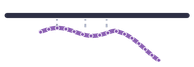
#> input picture notebooks/graphs/article/fig1_assets/weak_hybridization.png, 194 x 67 px, shrunk from 758 x 264 before the run; the run also reads 1 picture not shown here
$ python fig1_overview.py
#> lines starting #> are read from the running program, lines starting #| are printed output that depends on the picture; pictures that were not available may be replaced by others from this repository, and a replacement may not be noted
### notebooks/graphs/consts.py
"""Shared output paths, palette, style and save helper for the graphs.

Code stays in graphs/<area>/...  ;  rendered figures go to graphs/out/<category>/
as <name>.png (transparent) plus a brief <name>.txt caption (paper figure legend).

Usage in a script:
    import sys; from pathlib import Path
    sys.path.insert(0, str(Path(__file__).resolve().parents[N]))   # N = depth up to graphs/
    from consts import save, style, ACCENT, BLUE, GREY, INK
    style(); fig, ax = plt.subplots(...); ...
    save(fig, "raw_features/off_target", "off_target_burden_dose", caption="...")
"""
from pathlib import Path
import matplotlib.pyplot as plt
from PIL import Image

GRAPHS = Path(__file__).resolve().parent
OUT = GRAPHS / "out"


def _write_white(png_path):
    """Composite a transparent PNG onto a solid white background -> <name>_white.png."""
    im = Image.open(png_path).convert("RGBA")
    bg = Image.new("RGBA", im.size, (255, 255, 255, 255))
    white = png_path.with_name(png_path.stem + "_white.png")
    Image.alpha_composite(bg, im).convert("RGB").save(white)
    return white

ACCENT, BLUE, GREY, INK = "#E4572E", "#2E86AB", "#9AA5B1", "#1a1a1a"


def style():
    """House style with a transparent canvas (figure + axes)."""
    plt.rcParams.update({
        "font.family": "sans-serif", "font.size": 11,
        "axes.spines.top": False, "axes.spines.right": False,
        "axes.edgecolor": "#444",
        "figure.facecolor": "none", "axes.facecolor": "none", "savefig.facecolor": "none",
    })


def save(fig, category, name, caption=None, dpi=300):
    """Save a transparent PNG (and optional Markdown caption) under graphs/out/<category>/."""
    d = OUT / category
    d.mkdir(parents=True, exist_ok=True)
    fig.savefig(d / f"{name}.png", dpi=dpi, bbox_inches="tight", transparent=True)
    _write_white(d / f"{name}.png")                       # also a white-background copy
    if caption is not None:
        (d / f"{name}.md").write_text(caption.strip() + "\n")
    plt.close(fig)
    print("wrote", (d / f"{name}.png").relative_to(GRAPHS))

### notebooks/graphs/article/fig1_overview.py
"""Fig 1 — study overview (DRAFT).

a) Conceptual schematic: a gapmer ASO hybridizes its target transcript and directs RNase H1 cleavage; the
   determinants of knockdown efficacy (hybridization, accessibility, off-target, RNase-H1, delivery, toxicity)
   are the signals TAUSO learns to rank candidate ASOs.
b) Pipeline: Data (ASO Atlas -> filtered gapmers -> per-ASO feature classes) -> Model (XGBoost, within-
   experiment ranking objective, gene-grouped CV, per-ASO features) -> Application (rank / design / benchmark;
   MD refinement of top candidates).

Panel-a artwork lives beside this file in fig1_assets/ (self-contained; no external paths).

Run: python fig1_overview.py
"""
import sys
from pathlib import Path
import matplotlib

matplotlib.use("Agg")
import matplotlib.pyplot as plt
from matplotlib.patches import FancyBboxPatch, FancyArrowPatch, Ellipse, Arc, Circle, Wedge
from matplotlib.offsetbox import OffsetImage, AnnotationBbox

sys.path.insert(0, str(Path(__file__).resolve().parents[1]))     # graphs/ for consts
from consts import save, style, ACCENT, BLUE, GREY, INK

# ================================= TWEAK ME =================================
SOURCE   = "ASO Atlas"          # data source name (matches the text; NOT "OligoAtlas")
RAW_N    = "178,624"            # raw ASO–target knockdown measurements
FILT_N   = "143,904"            # after filtering to strict gapmers (v15 averaged table)
N_FEAT   = "485"                # deployed per-ASO features (all non-zero-variance)
GENE_OBJ = "within-experiment ranking"   # the clean_exp objective, in plain words

# panel a — accessibility showcase: open (accessible) vs closed (inaccessible) target illustrations
ASSETS = Path(__file__).resolve().parent / "fig1_assets"
ACCESS_IMGS = (ASSETS / "accessible_target.png", ASSETS / "inaccessible_target.png")
ACCESS_ZOOM = 0.072       # thumbnail size of the accessibility insets
HYBR_IMGS = (ASSETS / "weak_hybridization.png", ASSETS / "hybr_strong.png")   # weak vs strong duplex
HYBR_ZOOM = 0.128         # thumbnail size of the hybridization insets
DELIV_IMGS = (ASSETS / "delivery_lipofection.png", ASSETS / "delivery_electroporation.png",
              ASSETS / "delivery_freeuptake.png")   # lipofection · electroporation · free uptake
DELIV_ZOOM = 0.098        # thumbnail size of the delivery insets
DELIV_LABELS = ["lipofection", "electroporation", "gymnosis"]   # gymnosis = free (gymnotic) uptake
OFFT_IMG = ASSETS / "offtarget.png"          # off-target: target vs off-target gene + "?"
OFFT_ZOOM = 0.10          # thumbnail size of the off-target inset
ASO_IMG = ASSETS / "seq_aso.png"             # lettered gapmer strand for sequence composition & motifs
ASO_ZOOM = 0.166          # thumbnail size of the sequence strand (spans the row)

# panel b — feature classes (per-ASO), model card, applications
FEATURE_CLASSES = [
    "Sequence & chemistry", "Hybridization thermodynamics", "Target accessibility",
    "Off-target burden", "RBP / protein context", "Toxicity / liability",
]
MODEL_LINES = [
    "XGBoost gradient-boosted trees",
    f"Objective: {GENE_OBJ}",
    "Gene-grouped cross-validation",
    f"{N_FEAT} per-ASO features",
    "Tuned, regularized parameters",
]
APP_LINES = [
    "Rank & prioritize candidate ASOs",
    "Design new ASOs (e.g. DIAPH3)",
    "Benchmark vs OligoAI",
]
MD_STAGE = "MD refinement of top candidates"   # shown as a distinct downstream stage (dashed = optional)

# colours
GREEN, AMBER, PURPLE = "#3C8C4E", "#C89A2B", "#7B5EA7"
BLUE_L, GREEN_L, AMBER_L, ACCENT_L, GREY_L = "#E7F1F7", "#E9F3EB", "#FAF1DF", "#FBEAE3", "#EEF1F3"
# ===========================================================================


def rbox(ax, x, y, w, h, fc="none", ec=INK, lw=1.3, rad=1.4, ls="-", alpha=1.0, z=1):
    ax.add_patch(FancyBboxPatch((x, y), w, h, boxstyle=f"round,pad=0,rounding_size={rad}",
                                fc=fc, ec=ec, lw=lw, ls=ls, alpha=alpha, zorder=z, mutation_aspect=1.0))


def arrow(ax, xy1, xy2, color=INK, lw=2.2, ms=16, ls="-", z=5):
    ax.add_patch(FancyArrowPatch(xy1, xy2, arrowstyle="-|>", mutation_scale=ms, lw=lw,
                                 color=color, ls=ls, shrinkA=0, shrinkB=0, zorder=z))


def inset_img(ax, path, xy, zoom, z=6, align=(0.5, 0.0)):
    ax.add_artist(AnnotationBbox(OffsetImage(plt.imread(str(path)), zoom=zoom), xy,
                                 frameon=False, box_alignment=align, zorder=z))


# ------------------------------------------------------------------ panel a
def panel_a(ax):
    ax.set_xlim(-4, 104); ax.set_ylim(1, 99); ax.axis("off")
    ax.text(-3, 97.5, "a", fontsize=19, fontweight="bold", va="top")
    ax.text(4, 97.5, "What determines gapmer ASO efficacy", fontsize=13.5, fontweight="bold", va="top", color=INK)

    BF, BE = "#f7f8fa", "#c9d2da"                              # showcase box fill / edge

    # ===== ROW 1: mechanism (cell -> ASO:target duplex -> RNase H1) =====
    rbox(ax, 24, 73, 52, 20, fc=BLUE, ec="#bcd3e2", lw=1.2, rad=3.0, alpha=0.10, z=0)
    yT = 83.0
    for (x0, x1) in [(28, 38), (43, 59), (64, 74)]:
        rbox(ax, x0, yT - 1.3, x1 - x0, 2.6, fc=BLUE, ec=BLUE, rad=0.6, z=2)
    for (a, b) in [(38, 43), (59, 64)]:
        ax.plot([a, b], [yT, yT], color=GREY, lw=1.4, zorder=1)
    ax.text(28, yT - 3.1, "pre-mRNA target", fontsize=8.2, ha="left", va="center", color="#5b6b78")
    aso_x0, aso_x1, yA = 44, 58, 87.6
    rbox(ax, aso_x0, yA - 1.2, aso_x1 - aso_x0, 2.4, fc=ACCENT, ec=ACCENT, rad=0.6, z=3)
    for i in range(7):
        xt = aso_x0 + 1.6 + i * 1.8
        ax.plot([xt, xt], [yT + 1.3, yA - 1.2], color="#6b7885", lw=1.3, zorder=2)   # base-pairing (between the RNAs)
    ax.text(51, yA + 1.8, "gapmer ASO", fontsize=9.6, ha="center", va="bottom", fontweight="bold", color=ACCENT)
    ax.add_patch(Wedge((51, 79.0), 3.5, 122, 58, fc=PURPLE, ec=PURPLE, lw=1.0, alpha=0.85, zorder=2))  # RNase H1 (pac-man)
    ax.text(51, 74.0, "RNase H1", fontsize=8.2, ha="center", va="center", color=PURPLE, fontweight="bold")
    arrow(ax, (51, 80.9), (51, 81.9), color=PURPLE, lw=1.6, ms=11)          # cleavage

    # ===== ROW 2: determinants — Hybridization | Off-target | Accessibility =====
    rbox(ax, 1, 51, 29, 17.5, fc=BF, ec=BE, lw=1.1, rad=1.6, z=0)
    ax.text(15.5, 66.4, "Hybridization affinity", fontsize=9.6, ha="center", va="center", fontweight="bold", color=INK)
    inset_img(ax, HYBR_IMGS[0], (15.5, 61), HYBR_ZOOM, align=(0.5, 0.5))
    inset_img(ax, HYBR_IMGS[1], (15.5, 55), HYBR_ZOOM, align=(0.5, 0.5))
#> call 2 of inset_img, with xy = (15.5, 55), zoom = 0.128, z = 6, align = (0.5, 0.5)
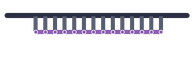
#> input picture notebooks/graphs/article/fig1_assets/hybr_strong.png, 194 x 67 px, shrunk from 758 x 264 before the run

    rbox(ax, 33.5, 51, 31, 17.5, fc=BF, ec=BE, lw=1.1, rad=1.6, z=0)
    ax.text(49, 66.4, "Off-target", fontsize=9.6, ha="center", va="center", fontweight="bold", color=INK)
    inset_img(ax, OFFT_IMG, (49, 57.5), OFFT_ZOOM, align=(0.5, 0.5))
#> call 3 of inset_img, with xy = (49, 57.5), zoom = 0.1, z = 6, align = (0.5, 0.5)
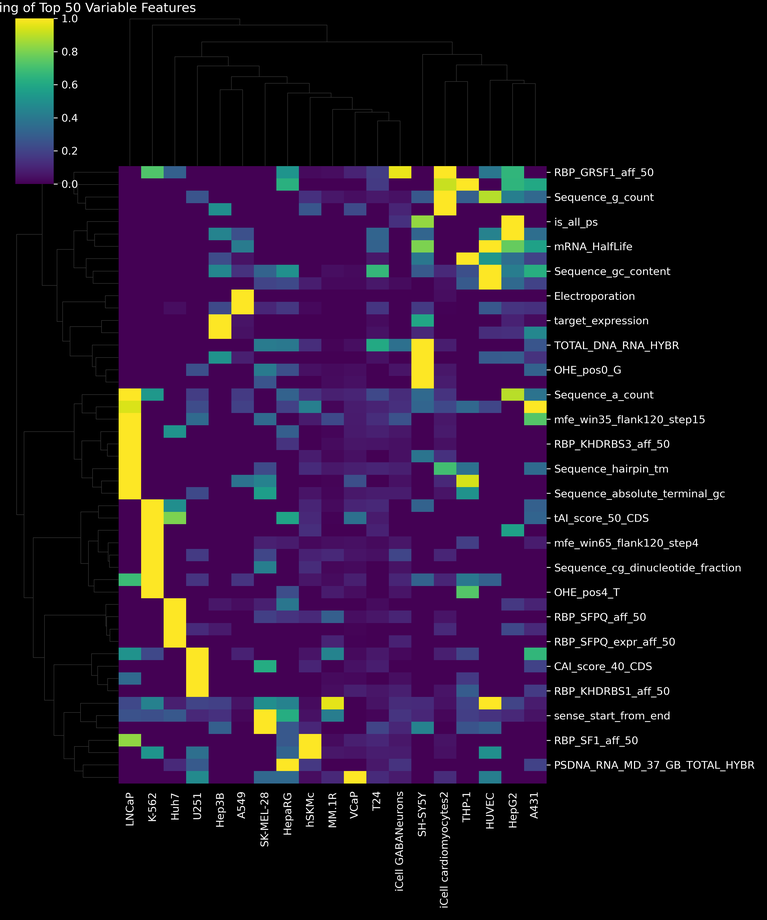
#> input picture notebooks/models/SpecialOligoModel/Hierarchical_Clustermap.png, 767 x 920 px, shrunk from 3000 x 3600 before the run, given in place of offtarget.png, which was not available
    ax.text(36.5, 64.2, "✗", fontsize=15, ha="center", va="center", color="#C0392B", fontweight="bold", zorder=8)
    ax.text(61.5, 64.2, "✓", fontsize=15, ha="center", va="center", color=GREEN, fontweight="bold", zorder=8)

    rbox(ax, 68, 51, 30, 17.5, fc=BF, ec=BE, lw=1.1, rad=1.6, z=0)
    ax.text(83, 66.4, "Accessibility", fontsize=9.6, ha="center", va="center", fontweight="bold", color=INK)
    inset_img(ax, ACCESS_IMGS[0], (77, 53), ACCESS_ZOOM)
#> call 4 of inset_img, with xy = (77, 53), zoom = 0.072, z = 6, align = (0.5, 0)
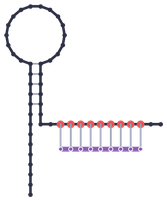
#> input picture notebooks/graphs/article/fig1_assets/accessible_target.png, 167 x 201 px, shrunk from 655 x 785 before the run
    inset_img(ax, ACCESS_IMGS[1], (89, 53), ACCESS_ZOOM)
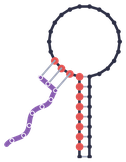
#> input picture notebooks/graphs/article/fig1_assets/inaccessible_target.png, 126 x 162 px, shrunk from 493 x 632 before the run

    # ===== ROW 3: delivery — one box per method (same x-extent as the determinant row) =====
    for (x0, x1), img, lbl in zip([(1, 30), (33.5, 64.5), (68, 98)], DELIV_IMGS, DELIV_LABELS):
        cx = (x0 + x1) / 2
        rbox(ax, x0, 27, x1 - x0, 20, fc=BF, ec=BE, lw=1.1, rad=1.6, z=0)
        ax.text(cx, 44.5, lbl.capitalize(), fontsize=9.6, ha="center", va="center", fontweight="bold", color=INK)
        inset_img(ax, img, (cx, 35.0), DELIV_ZOOM, align=(0.5, 0.5))
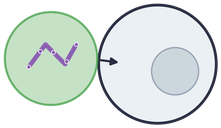
#> input picture notebooks/graphs/article/fig1_assets/delivery_lipofection.png, 221 x 128 px, shrunk from 866 x 499 before the run

    # ===== ROW 4: sequence composition & motifs — full-width strand -> feature calculations =====
    rbox(ax, 1, 3, 97, 21, fc=BF, ec=BE, lw=1.1, rad=1.6, z=0)
    ax.text(49.5, 21.6, "Sequence composition & motifs", fontsize=9.6, ha="center", va="center", fontweight="bold", color=INK)
    inset_img(ax, ASO_IMG, (49, 8.5), ASO_ZOOM, align=(0.5, 0.5))              # strand spans the row
    rbox(ax, 66, 14.6, 30, 5.0, fc="white", ec=BLUE, lw=1.2, rad=1.3, z=4)     # feature-calculations node (upper-right)
    ax.text(81, 17.1, "Feature calculations", fontsize=9.0, ha="center", va="center", fontweight="bold", color=BLUE, zorder=5)
    arrow(ax, (81, 12.7), (81, 14.4), color=GREY, lw=1.6, ms=12)              # strand -> feature calculations


# ------------------------------------------------------------------ panel b
def panel_b(ax):
    ax.set_xlim(0, 100); ax.set_ylim(0, 100); ax.axis("off")
    ax.text(1, 99, "b", fontsize=19, fontweight="bold", va="top")
    ax.text(6, 98, "The TAUSO pipeline", fontsize=13.5, fontweight="bold", va="top", color=INK)

    cols = [(3, 31, "DATA", BLUE, BLUE_L), (36, 64, "MODEL", GREEN, GREEN_L),
            (69, 97, "APPLICATION", AMBER, AMBER_L)]
    for (x0, x1, head, c, cl) in cols:
        rbox(ax, x0, 5, x1 - x0, 82, fc=cl, ec=c, lw=1.5, rad=1.6, z=1)          # container
        rbox(ax, x0, 88, x1 - x0, 6.5, fc=c, ec=c, rad=1.2, z=2)                 # header bar
        ax.text((x0 + x1) / 2, 91.3, head, fontsize=12, ha="center", va="center",
                color="white", fontweight="bold", zorder=3)

    # inter-column flow arrows
    arrow(ax, (31, 46), (36, 46), color=INK, lw=2.4, ms=17)
    arrow(ax, (64, 46), (69, 46), color=INK, lw=2.4, ms=17)

    # ---- DATA column
    cx = 17
    ax.text(cx, 83, SOURCE, fontsize=11.5, ha="center", fontweight="bold", color=BLUE)
    ax.text(cx, 79.5, f"{RAW_N} ASO–target\nknockdown measurements", fontsize=8.8, ha="center", va="top", color=INK)
    arrow(ax, (cx, 73.5), (cx, 71), color=GREY, lw=1.6, ms=12)
    ax.text(cx, 70, "filter → strict gapmers", fontsize=9, ha="center", va="top", color="#5b6b78", style="italic")
    ax.text(cx, 66.5, f"{FILT_N} ASOs", fontsize=10.5, ha="center", va="top", fontweight="bold", color=INK)
    arrow(ax, (cx, 62.5), (cx, 60), color=GREY, lw=1.6, ms=12)
    ax.text(cx, 59, "gene-grouped\ntrain / test split", fontsize=8.8, ha="center", va="top", color=INK)
    rbox(ax, 4, 10, 26, 40, fc="white", ec=BLUE, lw=1.1, rad=1.2, z=2)
    ax.text(cx, 47, "Features per ASO", fontsize=9.4, ha="center", va="top", fontweight="bold", color=BLUE)
    for i, f in enumerate(FEATURE_CLASSES):
        ax.text(6.0, 42.5 - i * 5.4, "•", fontsize=10, ha="left", va="top", color=BLUE)
        ax.text(8.0, 42.5 - i * 5.4, f, fontsize=8.0, ha="left", va="top", color=INK)

    # ---- MODEL column
    mx = 50
    for i, line in enumerate(MODEL_LINES):
        y = 74 - i * 12.5
        strong = i == 0
        rbox(ax, 37, y - 4.4, 26, 8.8, fc="white", ec=GREEN if strong else "#bcd6c2",
             lw=1.5 if strong else 1.0, rad=1.2, z=2)
        ax.text(mx, y, line, fontsize=8.6 if strong else 8.2, ha="center", va="center",
                color=INK, fontweight="bold" if strong else "normal", zorder=3)
        if i < len(MODEL_LINES) - 1:
            ax.plot([mx, mx], [y - 4.4, y - 8.1], color="#bcd6c2", lw=1.2, zorder=1)

    # ---- APPLICATION column
    ax_ = 83
    for i, line in enumerate(APP_LINES):
        y = 74 - i * 12
        rbox(ax, 70, y - 4.4, 26, 8.8, fc="white", ec=AMBER, lw=1.2, rad=1.2, z=2)
        ax.text(ax_, y, line, fontsize=8.3, ha="center", va="center", color=INK, zorder=3)
    # MD as a distinct, optional (dashed) downstream refinement stage
    rbox(ax, 70, 22, 26, 9.5, fc="white", ec=PURPLE, lw=1.4, rad=1.2, ls=(0, (4, 2)), z=2)
    ax.text(ax_, 26.8, MD_STAGE, fontsize=8.2, ha="center", va="center", color=PURPLE, fontweight="bold", zorder=3)
    arrow(ax, (ax_, 33.6), (ax_, 31.5), color=PURPLE, lw=1.4, ms=11, ls="-")
    ax.text(ax_, 15, "prioritized, validated\nASO candidates", fontsize=8.6, ha="center", va="center",
            color="#7a5c12", style="italic", zorder=3)


style()
fig = plt.figure(figsize=(11.5, 16.5))
gs = fig.add_gridspec(2, 1, height_ratios=[1.6, 1.0], hspace=0.05)
panel_a(fig.add_subplot(gs[0]))
panel_b(fig.add_subplot(gs[1]))

CAPTION = f"""
**Figure 1. Study overview.**
(a) A gapmer antisense oligonucleotide (ASO) hybridizes to its target transcript and recruits RNase H1, which
cleaves the RNA:DNA duplex to knock down the target. Knockdown efficacy is governed by several competing
determinants — hybridization affinity, local target accessibility (RNA secondary structure), off-target
hybridization, RNase-H1 recruitment, cellular delivery/uptake, and sequence-related toxicity liabilities.
TAUSO learns these signals to rank candidate ASOs by predicted knockdown.
(b) Pipeline. Data: {RAW_N} ASO–target measurements from the {SOURCE}, filtered to {FILT_N} strict gapmers,
split by gene into train/test; each ASO is described by six feature classes. Model: XGBoost gradient-boosted
trees trained on a {GENE_OBJ} objective with gene-grouped cross-validation; {N_FEAT} per-ASO features and
tuned, regularized parameters define the final model. Application: ranking and design of candidate ASOs
(e.g. DIAPH3), benchmarking against OligoAI, and molecular-dynamics refinement of the top candidates.
"""
VEC = Path(__file__).resolve().parents[1] / "out" / "article"
VEC.mkdir(parents=True, exist_ok=True)
for ext in ("svg", "pdf"):                                    # editable vector copies (Inkscape / Illustrator)
    fig.savefig(VEC / f"fig1_overview.{ext}", bbox_inches="tight", transparent=True)
    print("wrote", (VEC / f"fig1_overview.{ext}").name)
#> this loop made 2 passes
#> pass 1, `fig.savefig(VEC / f"fig1_overview.{ext}", bbox_inches="tight", transpa..`:
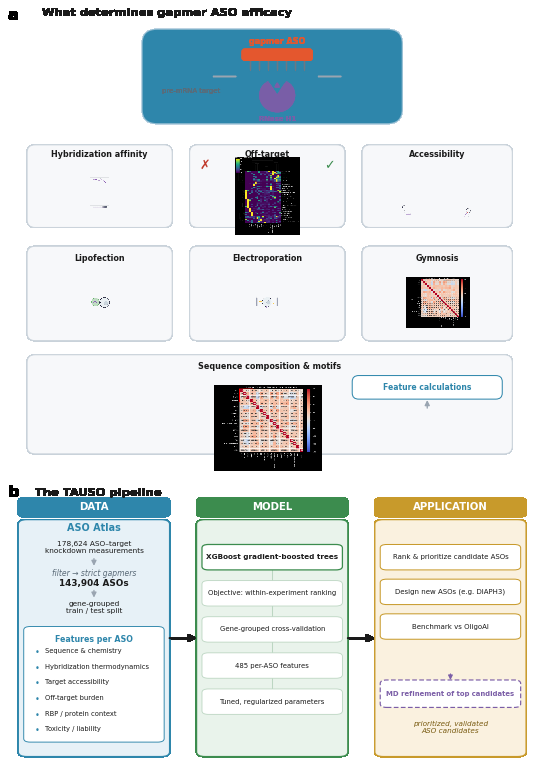
#> figure drawn by matplotlib, 2 panels
save(fig, "article", "fig1_overview", caption=CAPTION)        # PNG (+ white copy + caption); closes fig
#> in _write_white, `im = Image.open(png_path).convert("RGBA")`:
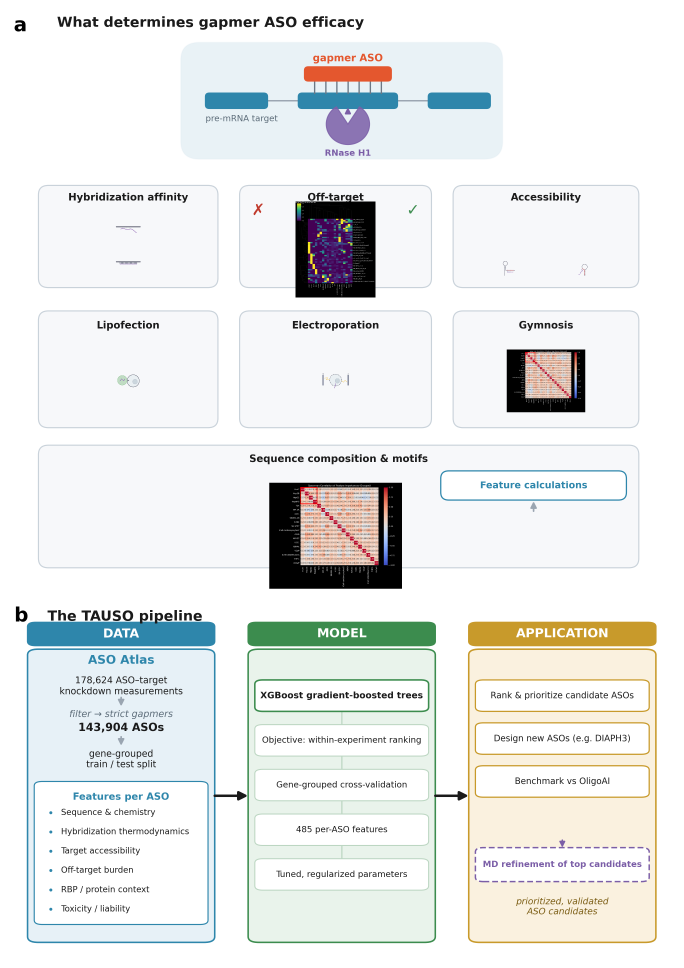
#> im: PIL image 2733x3871 RGBA (shown at 1/4 size); mean R, G, B, A 223.6, 229.2, 229.5, 152.1; transparent parts drawn white
#> in _write_white, `bg = Image.new("RGBA", im.size, (255, 255, 255, 255))`: bg: PIL image 2733x3871 RGBA; every value is 255
print("DONE")
